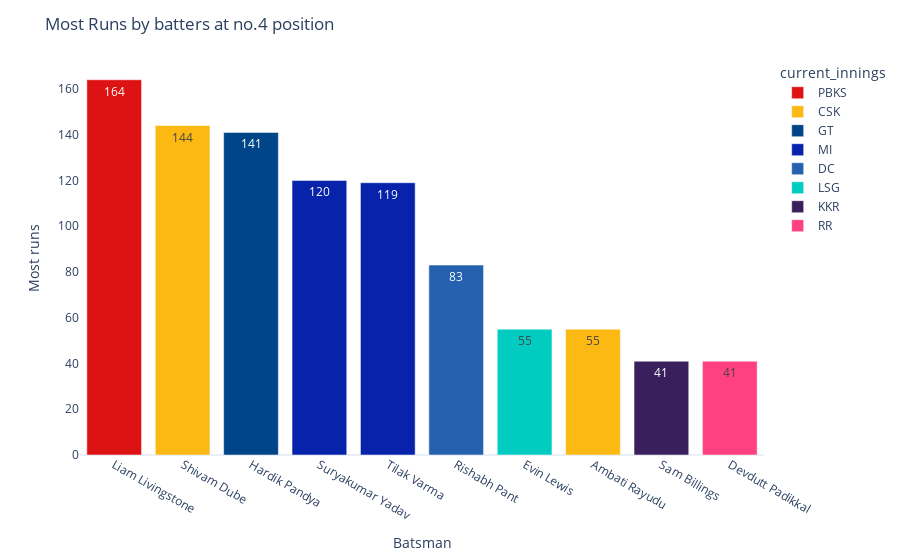

Notebook code for this chart:
### Code cell
plot_batting_chart_by_pos(3,'Most Runs by batters at no.4 position')

### Figure 1 — Plotly figure (JSON) as saved in the notebook; plotly's stock layout.template omitted (floating-point values rounded to 4 significant figures)
{"data": [{"alignmentgroup": "True", "hovertemplate": "current_innings=PBKS<br>fullName=%{x}<br>Most runs=%{text}<extra></extra>", "legendgroup": "PBKS", "marker": {"color": "#dd1212"}, "name": "PBKS", "offsetgroup": "PBKS", "orientation": "v", "showlegend": true, "text": [164.0], "textposition": "auto", "type": "bar", "x": ["Liam Livingstone"], "xaxis": "x", "y": [164], "yaxis": "y"}, {"alignmentgroup": "True", "hovertemplate": "current_innings=CSK<br>fullName=%{x}<br>Most runs=%{text}<extra></extra>", "legendgroup": "CSK", "marker": {"color": "#fdb913"}, "name": "CSK", "offsetgroup": "CSK", "orientation": "v", "showlegend": true, "text": [144.0, 55.0], "textposition": "auto", "type": "bar", "x": ["Shivam Dube", "Ambati Rayudu"], "xaxis": "x", "y": [144, 55], "yaxis": "y"}, {"alignmentgroup": "True", "hovertemplate": "current_innings=GT<br>fullName=%{x}<br>Most runs=%{text}<extra></extra>", "legendgroup": "GT", "marker": {"color": "#004587"}, "name": "GT", "offsetgroup": "GT", "orientation": "v", "showlegend": true, "text": [141.0], "textposition": "auto", "type": "bar", "x": ["Hardik Pandya"], "xaxis": "x", "y": [141], "yaxis": "y"}, {"alignmentgroup": "True", "hovertemplate": "current_innings=MI<br>fullName=%{x}<br>Most runs=%{text}<extra></extra>", "legendgroup": "MI", "marker": {"color": "#0722ab"}, "name": "MI", "offsetgroup": "MI", "orientation": "v", "showlegend": true, "text": [120.0, 119.0], "textposition": "auto", "type": "bar", "x": ["Suryakumar Yadav", "Tilak Varma"], "xaxis": "x", "y": [120, 119], "yaxis": "y"}, {"alignmentgroup": "True", "hovertemplate": "current_innings=DC<br>fullName=%{x}<br>Most runs=%{text}<extra></extra>", "legendgroup": "DC", "marker": {"color": "#2561AE"}, "name": "DC", "offsetgroup": "DC", "orientation": "v", "showlegend": true, "text": [83.0], "textposition": "auto", "type": "bar", "x": ["Rishabh Pant"], "xaxis": "x", "y": [83], "yaxis": "y"}, {"alignmentgroup": "True", "hovertemplate": "current_innings=LSG<br>fullName=%{x}<br>Most runs=%{text}<extra></extra>", "legendgroup": "LSG", "marker": {"color": "#02ccbf"}, "name": "LSG", "offsetgroup": "LSG", "orientation": "v", "showlegend": true, "text": [55.0], "textposition": "auto", "type": "bar", "x": ["Evin Lewis"], "xaxis": "x", "y": [55], "yaxis": "y"}, {"alignmentgroup": "True", "hovertemplate": "current_innings=KKR<br>fullName=%{x}<br>Most runs=%{text}<extra></extra>", "legendgroup": "KKR", "marker": {"color": "#391F5C"}, "name": "KKR", "offsetgroup": "KKR", "orientation": "v", "showlegend": true, "text": [41.0], "textposition": "auto", "type": "bar", "x": ["Sam Billings"], "xaxis": "x", "y": [41], "yaxis": "y"}, {"alignmentgroup": "True", "hovertemplate": "current_innings=RR<br>fullName=%{x}<br>Most runs=%{text}<extra></extra>", "legendgroup": "RR", "marker": {"color": "#FF4081"}, "name": "RR", "offsetgroup": "RR", "orientation": "v", "showlegend": true, "text": [41.0], "textposition": "auto", "type": "bar", "x": ["Devdutt Padikkal"], "xaxis": "x", "y": [41], "yaxis": "y"}], "layout": {"barmode": "relative", "legend": {"title": {"text": "current_innings"}, "tracegroupgap": 0}, "margin": {"t": 60}, "title": {"text": "Most Runs by batters at no.4 position"}, "xaxis": {"anchor": "y", "categoryarray": ["Liam Livingstone", "Shivam Dube", "Hardik Pandya", "Suryakumar Yadav", "Tilak Varma", "Rishabh Pant", "Evin Lewis", "Ambati Rayudu", "Sam Billings", "Devdutt Padikkal"], "categoryorder": "array", "domain": [0.0, 1.0], "showgrid": false, "title": {"text": "Batsman"}}, "yaxis": {"anchor": "x", "domain": [0.0, 1.0], "showgrid": false, "title": {"text": "Most runs"}}}}
